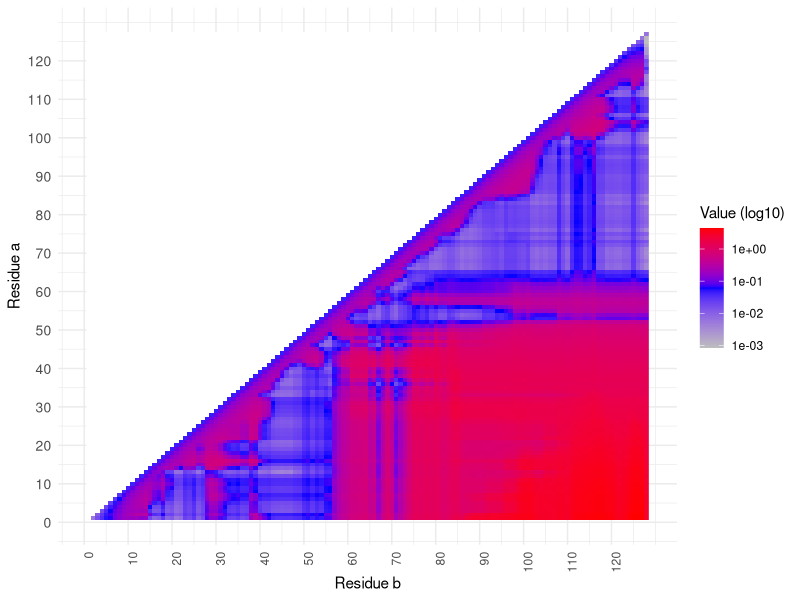

The R source for this figure:
library(ggplot2)
library(reshape2)
library(scales) # Para la notación científica en los ejes

# Crear la matriz diagonalizada para que la parte superior izquierda sea NA
matrix_data <- (as.matrix(read.table("fold_profile.txt", header = FALSE)))
matrix_data_upper_white <- matrix_data
matrix_data_upper_white[lower.tri(matrix_data_upper_white, diag = TRUE)] <- NA

# Convertir la matriz modificada a formato largo
matrix_long <- melt(matrix_data_upper_white)
colnames(matrix_long) <- c("Row", "Column", "Value") # Renombrar las columnas

# Convertir columnas a numéricas
matrix_long$Column <- as.numeric(matrix_long$Column)
matrix_long$Row <- as.numeric(matrix_long$Row)

# Crear el mapa de calor con escala logarítmica
heatmap_plot <- ggplot(matrix_long, aes(x = Column, y = Row, fill = Value)) +
  geom_raster(na.rm = FALSE) + # Transición suave sin bordes
  scale_fill_gradientn(
    colors = c("gray", "blue", "red"), # Gradiente de colores
    trans = "log10", # Transformación logarítmica base 10
    na.value = "white", # NA en blanco
    labels = scales::scientific # Etiquetas en notación científica
  ) +
  scale_x_continuous(
    breaks = seq(0, ncol(matrix_data), by = 10), # Mostrar cada 10 columnas
    labels = seq(0, ncol(matrix_data), by = 10) # Etiquetar con los números de las columnas
  ) +
  scale_y_continuous(
    breaks = seq(0, nrow(matrix_data), by = 10), # Mostrar cada 10 filas
    labels = seq(0, nrow(matrix_data), by = 10) # Etiquetar con los números de las filas
  ) +
  labs(
    x = "Residue b",
    y = "Residue a",
    fill = "Value (log10)"
  ) +
  theme_minimal() +
  theme(
    axis.text.x = element_text(angle = 90, hjust = 1),
    axis.text.y = element_text(size = 10)
  )

# Mostrar el gráfico
print(heatmap_plot)

